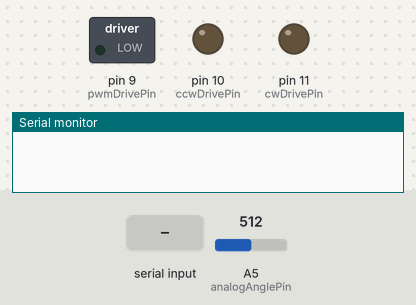
This sketch was run on a simulated Arduino Uno, built with avr-gcc and run on an emulated ATmega328P. On the bench: switched loads named in the sketch (green lamp = pin HIGH), output pins drawn as LEDs (lit = HIGH), the last lines printed to the serial monitor. The test bench sets the inputs (shaded band); at power-on: A5 (analogAnglePin) = 512.

Above: at 1.2 s.
1.3 s: "pidDrive()" received over Serial
At 3.8 s:
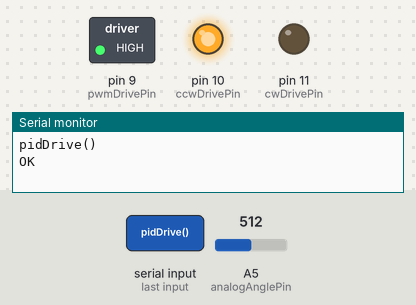
4.1 s: A5 (analogAnglePin) set to 541
7.1 s: "stop()" received over Serial
At 9.1 s:
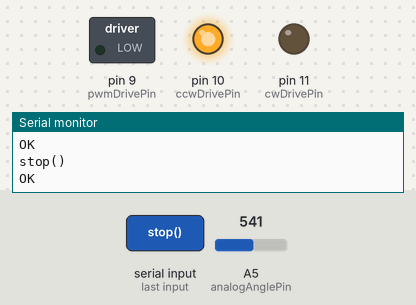
9.6 s: "drive(" received over Serial
At 11.0 s:
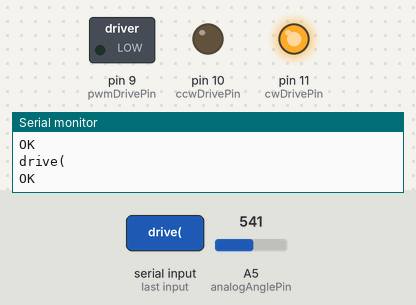
12.1 s: "pidDrive()" received over Serial
At 14.8 s:
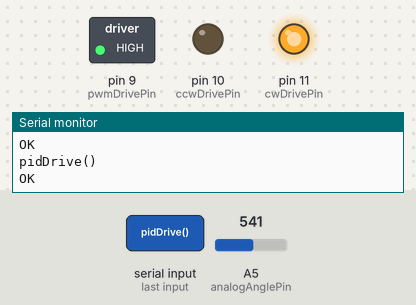
15.1 s: A5 (analogAnglePin) set to 521
At 18.0 s:
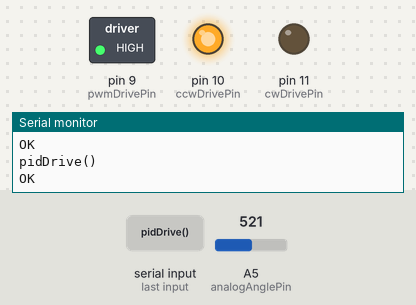
Timing chart, 0 to 19.1 s (numbered marks = the images above; inputs shaded):
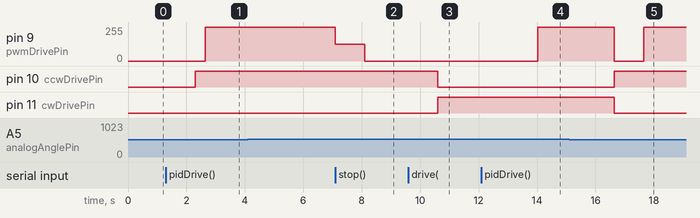

The sketch:

lavjerrsi.ino
```cpp
// Pinat e butonave
#define mBtnPin 3
#define sBtnPin A1
#define minusBtnPin A2
#define plusBtnPin A3
#define xBtnPin A4

// Pinat e motor driverit
#define ccwDrivePin 10
#define cwDrivePin 11
#define pwmDrivePin 9

// Pinat enkoderit te motorit
#define pulseAPin 4
#define pulseBPin 2

// Pini i enkoderit analog
#define analogAnglePin A5

/* graphs for finding direction and steps
byte graphState[2][2] = {{2,1},
			             {3,0}};

signed char graphStep[4][4] = {{ 0, 1, 0,-1},
			                   {-1, 0, 1, 0},
			                   { 0,-1, 0, 1},
			                   { 1, 0,-1, 0}};
*/

/* encoder variables
byte prevState;
byte currentState;
signed char stepCounter = 0;
float rpm = 0;
*/

/* measurment vars
*/
int currentMeasurement = 0;
int prevMeasurement = 0;
int measurements[4] = {0,0,0,0};
byte mIndex = 0;

String textReceived = "";

enum workModes {play, drive, calibrate, paused} mode;

float kp = 5,
      ki = 0.12,
      kd = 14;

byte fromHere = 0;
byte toHere = 0;

float currentE = 0, prevE = 0;

float derivative = 0,
      integral = 0,
      setPoint = 531.65,
      pidResult = 0;

double timeRef;

void setup()
{
    Serial.begin(115200);
    // Pinat e butonave
    pinMode(mBtnPin,INPUT);
    pinMode(sBtnPin,INPUT);
    pinMode(minusBtnPin,INPUT);
    pinMode(plusBtnPin,INPUT);
    pinMode(xBtnPin,INPUT);
    // Pinat e driverit te motorit
    pinMode(ccwDrivePin,OUTPUT);
    pinMode(cwDrivePin,OUTPUT);
    pinMode(pwmDrivePin,OUTPUT);
    // Pinat e enkoderit te motorit
    pinMode(pulseAPin,INPUT);
    pinMode(pulseBPin,INPUT);
    // Pini i potenciometrit
    pinMode(analogAnglePin,INPUT);
    //
    mode = paused;
}

void loop()
{
    if(Serial.available())
    {
        while(Serial.available())
        {
            textReceived += Serial.readString();
        }
        textReceived.trim();
        parseText();
    }
    if(mode == play)
    {
        pidDrive();
    }
    else if(mode == calibrate)
    {
        measurements[mIndex] = analogRead(analogAnglePin);
        mIndex = (mIndex > 2)? 0 : (mIndex + 1);
        Serial.println(((float)(measurements[0] + measurements[1] + measurements[2] + measurements[3])) / 4);
    }
}

void pidDrive()
{
    if(millis() > timeRef)
    {
        timeRef = millis() + 4;

        currentE = ((float)analogRead(analogAnglePin)) - setPoint;
        derivative = currentE - prevE;
        integral += currentE;

        pidResult = (kp * currentE) + (kd * derivative) + (ki * integral);
        pidResult = (pidResult >  255)?  255 :
                    (pidResult < -255)? -255 : pidResult;

        if(currentE > -200 && currentE < 200)
        {// is angle between +- 45 degrees from top normal
            if(pidResult >= 0)
            {
                digitalWrite(ccwDrivePin, LOW);
                digitalWrite(cwDrivePin, HIGH);
                analogWrite(pwmDrivePin, pidResult);
            }
            else
            {
                digitalWrite(cwDrivePin, LOW);
                digitalWrite(ccwDrivePin, HIGH);
                analogWrite(pwmDrivePin, -pidResult);
            }
        }
        else
        {
            digitalWrite(cwDrivePin, LOW);
            digitalWrite(ccwDrivePin, LOW);
            analogWrite(pwmDrivePin, 0);
            mode = paused;
        }

        prevE = currentE;
        //Serial.println(currentE);
    }
}

void parseText()
{
    Serial.println(textReceived);

    if(textReceived.indexOf("stop()") == 0)
    {
        Serial.println("OK");

        analogWrite(pwmDrivePin, 0);
        mode = paused;
    }
    else if(textReceived.indexOf("drive(") == 0)
    {
        Serial.println("OK");

        fromHere = textReceived.indexOf("(") + 1;
        toHere = textReceived.indexOf(")");
        int result = textReceived.substring(fromHere, toHere).toInt();
        result = (result >  255)?  255 : result;
        result = (result < -255)? -255 : result;

        if(result >= 0)
        {
            digitalWrite(ccwDrivePin, LOW);
            digitalWrite(cwDrivePin, HIGH);
            analogWrite(pwmDrivePin, result);
        }
        else
        {
            digitalWrite(cwDrivePin, LOW);
            digitalWrite(ccwDrivePin, HIGH);
            analogWrite(pwmDrivePin, -result);
        }

        mode = drive;
    }
    else if(textReceived.indexOf("pidDrive()") == 0)
    {
        Serial.println("OK");

        currentE = ((float)analogRead(analogAnglePin)) - setPoint;
        prevE = currentE;
        integral = 0;

        mode = play;
        timeRef = millis() + 4;
    }
    else if(textReceived.indexOf("calibrate()") == 0)
    {
        Serial.println("OK");
        mIndex = 0;
        mode = calibrate;
    }
    else if(textReceived.indexOf("getPid()") == 0)
    {
        Serial.println("OK");

        Serial.print("Kp = ");
        Serial.print(kp);
        Serial.print(" Ki = ");
        Serial.print(ki);
        Serial.print(" Kd = ");
        Serial.println(kd);
    }
    else if(textReceived.indexOf("setPid(") == 0)
    {
        Serial.println("OK");

        fromHere = textReceived.indexOf("(") + 1;
        toHere = textReceived.indexOf(",");

        kp = textReceived.substring(fromHere, toHere).toFloat();

        fromHere = toHere + 1;
        toHere = textReceived.indexOf(",", fromHere);

        ki = textReceived.substring(fromHere,toHere).toFloat();

        fromHere = toHere + 1;
        toHere = textReceived.indexOf(")");

        kd = textReceived.substring(fromHere,toHere).toFloat();

        Serial.print("Kp = ");
        Serial.print(kp);
        Serial.print(" Ki = ");
        Serial.print(ki);
        Serial.print(" Kd = ");
        Serial.println(kd);
    }
    else if(textReceived.indexOf("getSetpoint()") == 0)
    {
        Serial.println("OK");
        Serial.print("setPoint = ");
        Serial.println(setPoint);
    }
    else if(textReceived.indexOf("setSetpoint(") == 0)
    {
        Serial.println("OK");
        fromHere = textReceived.indexOf("(") + 1;
        toHere = textReceived.indexOf(")");
        setPoint = textReceived.substring(fromHere, toHere).toFloat();
        Serial.print("setPoint = ");
        Serial.println(setPoint);
    }
    else
    {
        Serial.println("No internal function matches command");
    }

    textReceived = "";
}

/*

void encoderCounting()
{
    prevState = currentState;
    currentState = graphState[digitalRead(pulseAPin)][digitalRead(pulseBPin)];
    stepCounter += graphStep[prevState][currentState];
}

void measureAngle()
{
    measurements[mIndex] = (float)analogRead(analogAnglePin)/10;
    mIndex = (mIndex > 3)? 0 : (mIndex + 1);
    Serial.println((float)((measurements[0] + measurements[1] + measurements[2] + measurements[3]) / 4));
}


void btnDriving()
{
    if(!digitalRead(sBtn))
    {
        digitalWrite(cwDrive,HIGH);
    }
    else
    {
        digitalWrite(cwDrive,LOW);

        if(!digitalRead(xBtn))
        {
            digitalWrite(ccwDrive,HIGH);
        }
        else
        {
            digitalWrite(ccwDrive,LOW);
        }
    }
}


//set ppd code textReceived parsing


        Serial.println("OK");

        fromHere = textReceived.indexOf("(") + 1;
        toHere = textReceived.indexOf(",");

        kpa = textReceived.substring(fromHere, toHere).toFloat();

        fromHere = toHere + 1;
        toHere = textReceived.indexOf(",", fromHere);

        kpv = textReceived.substring(fromHere,toHere).toFloat();

        fromHere = toHere + 1;
        toHere = textReceived.indexOf(")");

        kd = textReceived.substring(fromHere,toHere).toFloat();

        Serial.print("Kpa = ");
        Serial.print(kpa);
        Serial.print(" Kpv = ");
        Serial.print(kpv);
        Serial.print(" Kd = ");
        Serial.println(kd);
*/
```

Measured:
- after the input at 1.3 s, pin 9 (pwmDrivePin): 0/255 → 255/255 after 1.3 s; pin 10 (ccwDrivePin): LOW → HIGH after 1.0 s
- after the input at 4.1 s, pin 9 (pwmDrivePin): 255/255 → 126/255 after 3.0 s
- after the input at 7.1 s, pin 10 (ccwDrivePin): stays HIGH (without the input it goes to LOW after 0.57 s); pin 11 (cwDrivePin): stays LOW (without the input it goes to HIGH after 0.57 s)
- after the input at 9.6 s, pin 10 (ccwDrivePin): HIGH → LOW after 1.0 s; pin 11 (cwDrivePin): LOW → HIGH after 1.0 s
- after the input at 12.1 s, pin 9 (pwmDrivePin): 0/255 → 255/255 after 1.9 s
- after the input at 15.1 s, pin 9 (pwmDrivePin): 255/255 → 0/255 after 1.5 s, → 255/255 1.0 s later; pin 10 (ccwDrivePin): LOW → HIGH after 1.5 s; pin 11 (cwDrivePin): HIGH → LOW after 1.5 s
